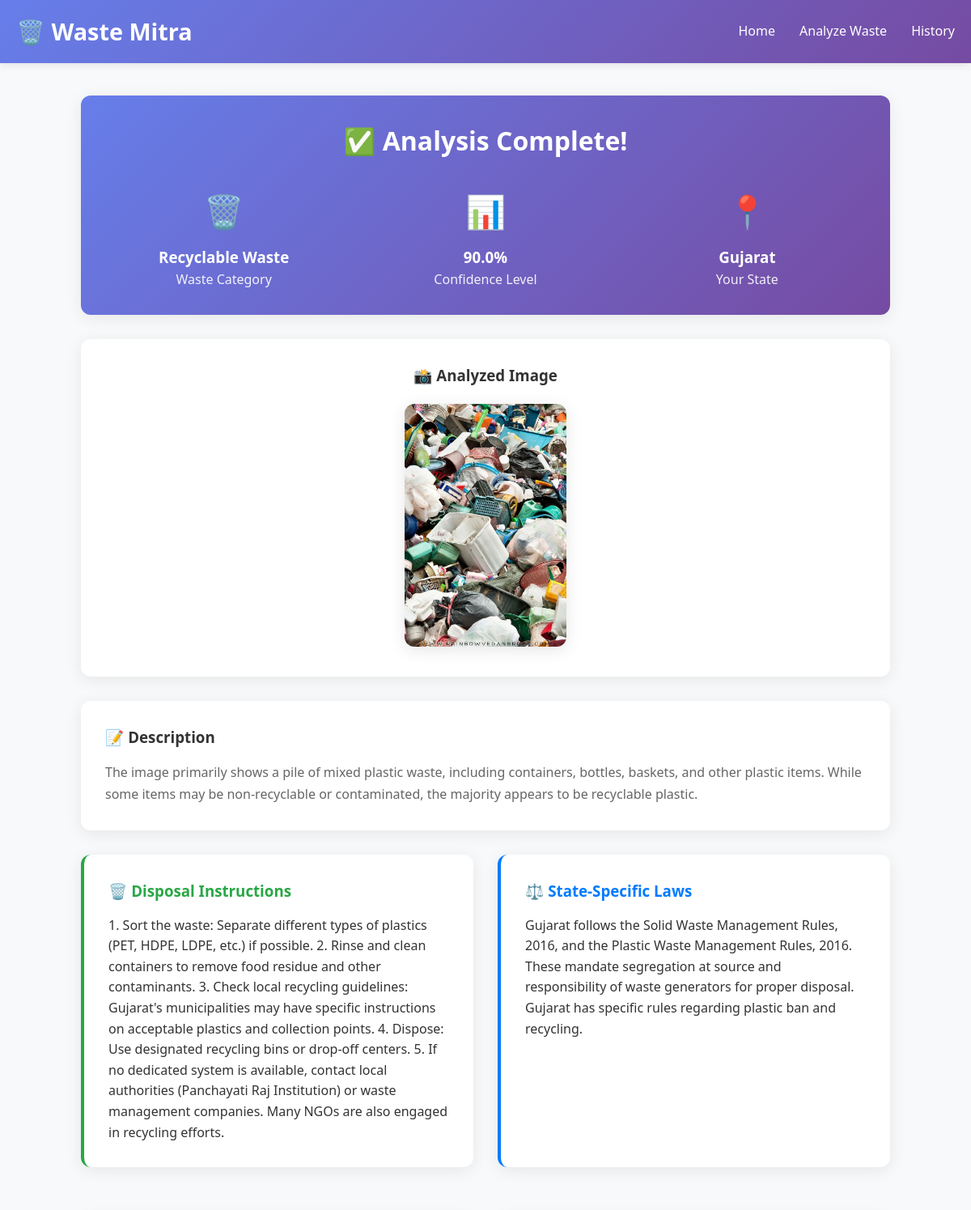
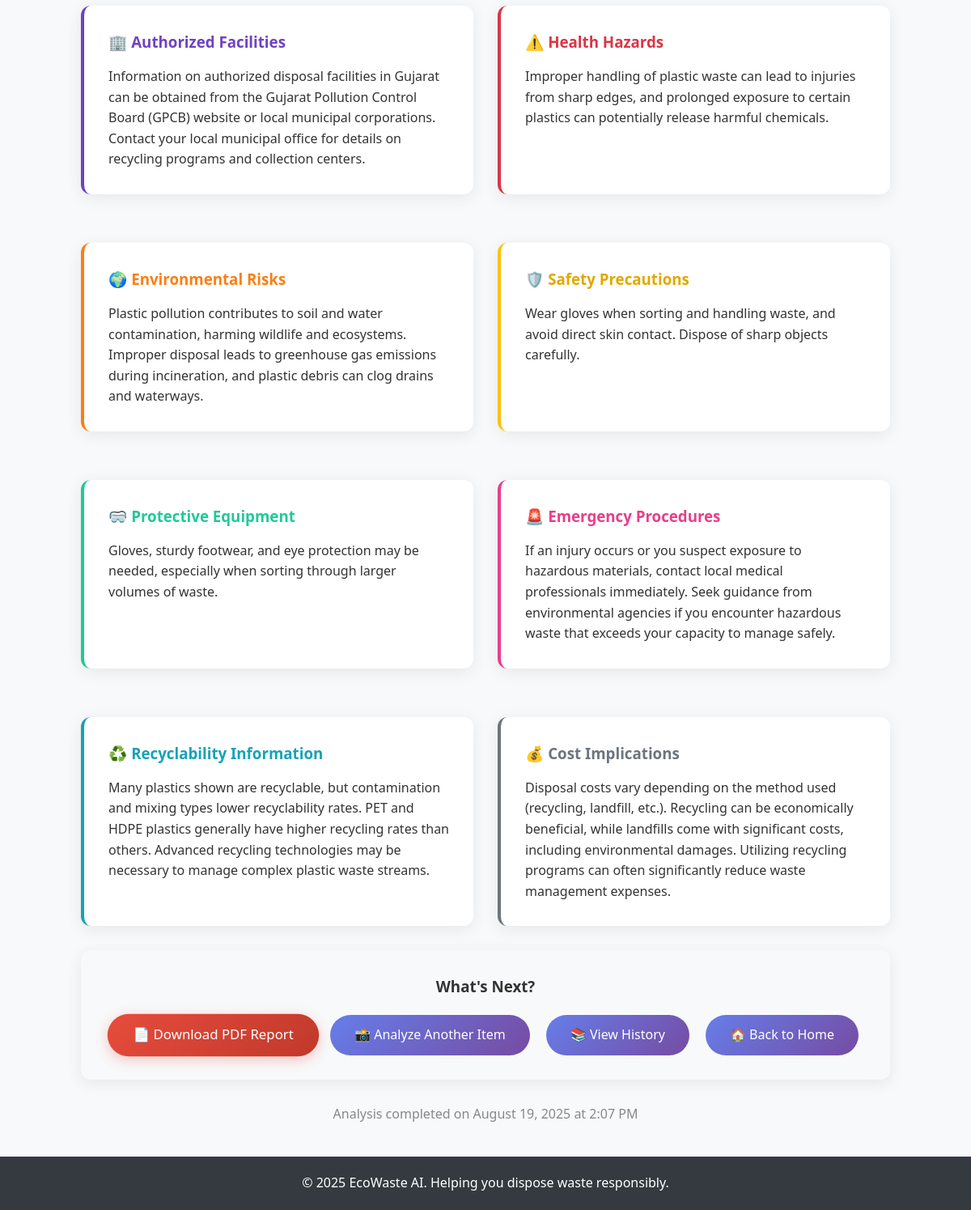
The app's page /results/1/ with its own data (2 pictures, top to bottom).
### waste_classifier/models.py (models this page shows, shortened)
class WasteClassification(models.Model):
    WASTE_CATEGORIES = [
        ('MEDICAL', 'Medical Waste'),
        ('E_WASTE', 'E-Waste'),
        ('GENERAL', 'General Waste'),
        ('RECYCLABLE', 'Recyclable Waste'),
        ('NON_RECYCLABLE', 'Non-Recyclable Waste'),
        ('HAZARDOUS', 'Hazardous Waste'),
        ('ORGANIC', 'Organic Waste'),
    ]
    INDIAN_STATES = [
        ('AP', 'Andhra Pradesh'), ('AR', 'Arunachal Pradesh'), ('AS', 'Assam'),
        ('BR', 'Bihar'), ('CT', 'Chhattisgarh'), ('GA', 'Goa'), ('GJ', 'Gujarat'),
        ('HR', 'Haryana'), ('HP', 'Himachal Pradesh'), ('JH', 'Jharkhand'),
        ('KA', 'Karnataka'), ('KL', 'Kerala'), ('MP', 'Madhya Pradesh'),
        ('MH', 'Maharashtra'), ('MN', 'Manipur'), ('ML', 'Meghalaya'),
        ('MZ', 'Mizoram'), ('NL', 'Nagaland'), ('OR', 'Odisha'), ('PB', 'Punjab'),
        ('RJ', 'Rajasthan'), ('SK', 'Sikkim'), ('TN', 'Tamil Nadu'),
        ('TG', 'Telangana'), ('TR', 'Tripura'), ('UP', 'Uttar Pradesh'),
        ('UT', 'Uttarakhand'), ('WB', 'West Bengal'), ('AN', 'Andaman and Nicobar'),
        ('CH', 'Chandigarh'), ('DH', 'Dadra and Nagar Haveli'), ('DD', 'Daman and Diu'),
        ('DL', 'Delhi'), ('JK', 'Jammu and Kashmir'), ('LA', 'Ladakh'),
        ('LD', 'Lakshadweep'), ('PY', 'Puducherry'),
    ]
    image = models.ImageField(
        upload_to='waste_images/',
        validators=[FileExtensionValidator(['jpg', 'jpeg', 'png', 'bmp', 'webp'])]
    )
    state = models.CharField(max_length=2, choices=INDIAN_STATES)
    predicted_category = models.CharField(max_length=20, choices=WASTE_CATEGORIES, blank=True)
    confidence_score = models.FloatField(blank=True, null=True)
    waste_description = models.TextField(blank=True)
    disposal_instructions = models.TextField(blank=True)
    state_specific_laws = models.TextField(blank=True)
    authorized_facilities = models.TextField(blank=True)
    health_hazards = models.TextField(blank=True)
    environmental_risks = models.TextField(blank=True)
    precautions = models.TextField(blank=True)
    protective_equipment = models.TextField(blank=True)
    emergency_procedures = models.TextField(blank=True)
    recyclability_info = models.TextField(blank=True)
    cost_implications = models.TextField(blank=True)
    gemini_raw_response = models.JSONField(blank=True, null=True)
    created_at = models.DateTimeField(auto_now_add=True)
    updated_at = models.DateTimeField(auto_now=True)
    class Meta:
        ordering = ['-created_at']
        verbose_name = 'Waste Classification'
        verbose_name_plural = 'Waste Classifications'

### waste_classifier/views.py (the view)
# urls.py: path('results/<int:pk>/', ResultsView.as_view(), name='results'),
class ResultsView(DetailView):
    model = WasteClassification
    template_name = 'waste_classifier/results.html'
    context_object_name = 'classification'
    def get_context_data(self, **kwargs):
        context = super().get_context_data(**kwargs)
        context['confidence_percentage'] = round(self.object.confidence_score * 100, 2) if self.object.confidence_score else 0
        return context

### templates/waste_classifier/results.html (shortened to what this page needs)
{% extends 'waste_classifier/base.html' %}
{% block content %}
<div style="max-width: 1000px; margin: 0 auto;">
    <div class="card" style="text-align: center; background: linear-gradient(135deg, #667eea 0%, #764ba2 100%); color: white;">
        <h1 style="margin-bottom: 20px;">✅ Analysis Complete!</h1>
        <div style="display: grid; grid-template-columns: repeat(auto-fit, minmax(200px, 1fr)); gap: 30px; margin-top: 30px;">
            <div>
                <div style="font-size: 2.5rem; margin-bottom: 10px;">🗑️</div>
                <h3>{{ classification.get_predicted_category_display }}</h3>
                <p style="opacity: 0.9;">Waste Category</p>
            </div>
            <div>
                <div style="font-size: 2.5rem; margin-bottom: 10px;">📊</div>
                <h3>{{ confidence_percentage }}%</h3>
                <p style="opacity: 0.9;">Confidence Level</p>
            </div>
            <div>
                <div style="font-size: 2.5rem; margin-bottom: 10px;">📍</div>
                <h3>{{ classification.get_state_display }}</h3>
                <p style="opacity: 0.9;">Your State</p>
            </div>
        </div>
    </div>
    {% if classification.image %}
    <div class="card" style="text-align: center;">
        <h3 style="margin-bottom: 20px; color: #333;">📸 Analyzed Image</h3>
        <img src="{{ classification.image.url }}" alt="Waste Image" style="max-width: 400px; max-height: 300px; border-radius: 12px; box-shadow: 0 4px 20px rgba(0,0,0,0.1);">
    </div>
    {% endif %}
    {% if classification.waste_description %}
    <div class="card">
        <h3 style="color: #333; margin-bottom: 15px;">📝 Description</h3>
        <p style="color: #666; line-height: 1.7;">{{ classification.waste_description }}</p>
    </div>
    {% endif %}
    <div style="display: grid; grid-template-columns: repeat(auto-fit, minmax(350px, 1fr)); gap: 30px;">
        {% if classification.disposal_instructions %}
        <div class="card" style="border-left: 4px solid #28a745;">
            <h3 style="color: #28a745; margin-bottom: 15px;">🗑️ Disposal Instructions</h3>
            <p style="color: #666; line-height: 1.7;">{{ classification.disposal_instructions|linebreaks }}</p>
        </div>
        {% endif %}
        {% if classification.state_specific_laws %}
        <div class="card" style="border-left: 4px solid #007bff;">
            <h3 style="color: #007bff; margin-bottom: 15px;">⚖️ State-Specific Laws</h3>
            <p style="color: #666; line-height: 1.7;">{{ classification.state_specific_laws|linebreaks }}</p>
        </div>
        {% endif %}
        {% if classification.authorized_facilities %}
        <div class="card" style="border-left: 4px solid #6f42c1;">
            <h3 style="color: #6f42c1; margin-bottom: 15px;">🏢 Authorized Facilities</h3>
            <p style="color: #666; line-height: 1.7;">{{ classification.authorized_facilities|linebreaks }}</p>
        </div>
        {% endif %}
        {% if classification.health_hazards %}
        <div class="card" style="border-left: 4px solid #dc3545;">
            <h3 style="color: #dc3545; margin-bottom: 15px;">⚠️ Health Hazards</h3>
            <p style="color: #666; line-height: 1.7;">{{ classification.health_hazards|linebreaks }}</p>
        </div>
        {% endif %}
        {% if classification.environmental_risks %}
        <div class="card" style="border-left: 4px solid #fd7e14;">
            <h3 style="color: #fd7e14; margin-bottom: 15px;">🌍 Environmental Risks</h3>
            <p style="color: #666; line-height: 1.7;">{{ classification.environmental_risks|linebreaks }}</p>
        </div>
        {% endif %}
        {% if classification.precautions %}
        <div class="card" style="border-left: 4px solid #ffc107;">
            <h3 style="color: #e0a800; margin-bottom: 15px;">🛡️ Safety Precautions</h3>
            <p style="color: #666; line-height: 1.7;">{{ classification.precautions|linebreaks }}</p>
        </div>
        {% endif %}
        {% if classification.protective_equipment %}
        <div class="card" style="border-left: 4px solid #20c997;">
            <h3 style="color: #20c997; margin-bottom: 15px;">🥽 Protective Equipment</h3>
            <p style="color: #666; line-height: 1.7;">{{ classification.protective_equipment|linebreaks }}</p>
        </div>
        {% endif %}
        {% if classification.emergency_procedures %}
        <div class="card" style="border-left: 4px solid #e83e8c;">
            <h3 style="color: #e83e8c; margin-bottom: 15px;">🚨 Emergency Procedures</h3>
            <p style="color: #666; line-height: 1.7;">{{ classification.emergency_procedures|linebreaks }}</p>
        </div>
        {% endif %}
        {% if classification.recyclability_info %}
        <div class="card" style="border-left: 4px solid #17a2b8;">
            <h3 style="color: #17a2b8; margin-bottom: 15px;">♻️ Recyclability Information</h3>
            <p style="color: #666; line-height: 1.7;">{{ classification.recyclability_info|linebreaks }}</p>
        </div>
        {% endif %}
        {% if classification.cost_implications %}
        <div class="card" style="border-left: 4px solid #6c757d;">
            <h3 style="color: #6c757d; margin-bottom: 15px;">💰 Cost Implications</h3>
            <p style="color: #666; line-height: 1.7;">{{ classification.cost_implications|linebreaks }}</p>
        </div>
        {% endif %}
    </div>
    <div class="card" style="text-align: center; background: #f8f9fa;">
        <h3 style="color: #333; margin-bottom: 20px;">What's Next?</h3>
        <div style="display: flex; justify-content: center; gap: 20px; flex-wrap: wrap;">
            <a href="{% url 'download_report' classification.id %}" class="btn" style="background: linear-gradient(135deg, #e74c3c 0%, #c0392b 100%); transform: scale(1.05); box-shadow: 0 4px 15px rgba(231, 76, 60, 0.3);">
                📄 Download PDF Report
            </a>
            <a href="{% url 'analyze' %}" class="btn">📸 Analyze Another Item</a>
            <a href="{% url 'history' %}" class="btn">📚 View History</a>
            <a href="{% url 'home' %}" class="btn">🏠 Back to Home</a>
        </div>
    </div>
    <div style="text-align: center; color: #888; margin-top: 20px;">
        <p>Analysis completed on {{ classification.created_at|date:"F d, Y \a\\t g:i A" }}</p>
    </div>
</div>
{% endblock %}

### templates/waste_classifier/base.html (style rules this page uses)
* { margin: 0; padding: 0; box-sizing: border-box; }
body { font-family: "Segoe UI", Tahoma, Geneva, Verdana, sans-serif; line-height: 1.6; color: #333; background-color: #f8f9fa; }
.card { background: white; border-radius: 12px; padding: 30px; box-shadow: 0 4px 20px rgba(0, 0, 0, 0.08); margin-bottom: 30px; }
.btn { display: inline-block; padding: 12px 30px; background: linear-gradient(135deg, #667eea 0%, #764ba2 100%); color: white; text-decoration: none; border-radius: 25px; font-weight: 500; transition: transform 0.3s, box-shadow 0.3s; border: none; cursor: pointer; font-size: 16px; }

### records on screen
WasteClassification: predicted_category "Recyclable Waste", state "Gujarat", image (picture), waste_description "The image primarily shows a pile of mixed plastic waste, including containers, bottles, baskets, and other plastic items. While some items may be non-recyclable or contaminated, the majority appears to be recyclable plastic.", disposal_instructions "1. Sort the waste: Separate different types of plastics (PET, HDPE, LDPE, etc.) if possible. 2. Rinse and clean containers to remove food residue and other contaminants. 3. Check local recycling guidelines: Gujarat's municipalities may have specific instructions on acceptable plastics and collection points. 4. Dispose: Use designated recycling bins or drop-off centers. 5. If no dedicated system is available, contact local authorities (Panchayati Raj Institution) or waste management companies. Many NGOs are also engaged in recycling efforts.", state_specific_laws "Gujarat follows the Solid Waste Management Rules, 2016, and the Plastic Waste Management Rules, 2016. These mandate segregation at source and responsibility of waste generators for proper disposal. Gujarat has specific rules regarding plastic ban and recycling.", authorized_facilities "Information on authorized disposal facilities in Gujarat can be obtained from the Gujarat Pollution Control Board (GPCB) website or local municipal corporations. Contact your local municipal office for details on recycling programs and collection centers.", health_hazards "Improper handling of plastic waste can lead to injuries from sharp edges, and prolonged exposure to certain plastics can potentially release harmful chemicals.", environmental_risks "Plastic pollution contributes to soil and water contamination, harming wildlife and ecosystems. Improper disposal leads to greenhouse gas emissions during incineration, and plastic debris can clog drains and waterways.", precautions "Wear gloves when sorting and handling waste, and avoid direct skin contact. Dispose of sharp objects carefully.", protective_equipment "Gloves, sturdy footwear, and eye protection may be needed, especially when sorting through larger volumes of waste.", emergency_procedures "If an injury occurs or you suspect exposure to hazardous materials, contact local medical professionals immediately. Seek guidance from environmental agencies if you encounter hazardous waste that exceeds your capacity to manage safely.", recyclability_info "Many plastics shown are recyclable, but contamination and mixing types lower recyclability rates. PET and HDPE plastics generally have higher recycling rates than others. Advanced recycling technologies may be necessary to manage complex plastic waste streams.", cost_implications "Disposal costs vary depending on the method used (recycling, landfill, etc.). Recycling can be economically beneficial, while landfills come with significant costs, including environmental damages. Utilizing recycling programs can often significantly reduce waste management expenses.", created_at "August 19, 2025 at 2:07 PM"

### other values on screen
{{ confidence_percentage }} "90.0"
